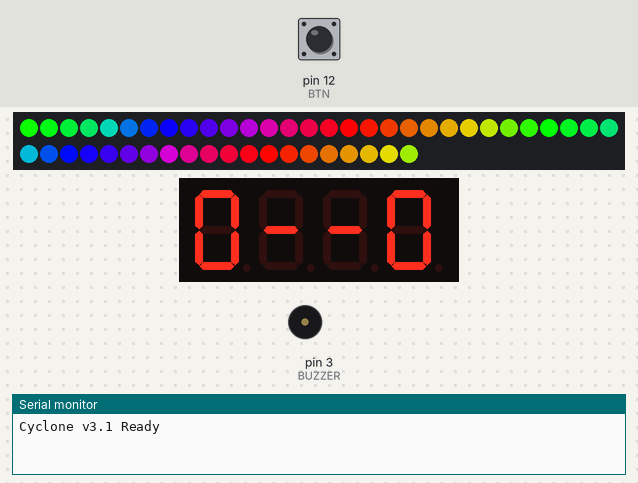
Simulated run of this sketch. Board: Arduino Uno, built with avr-gcc and run on an emulated ATmega328P. Parts: 50 RGB LEDs in strip order, left to right, continuing on the next row, 4-digit seven-segment display, buzzer (waves = sounding), the last lines printed to the serial monitor. The inputs (shaded band) are chosen by the test bench; at power-on: pin 12 (BTN) HIGH. Random numbers use the default seed unless the sketch sets one.

Above: at 1.2 s.
1.3 s: pin 12 (BTN) pulled LOW for 0.15 s
At 1.43 s:
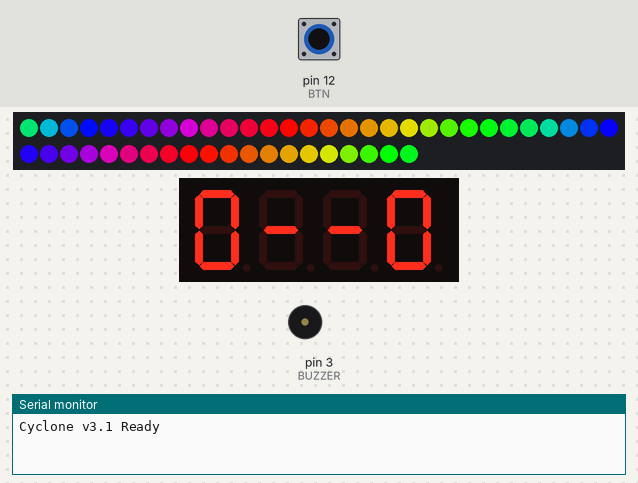
2.0 s: pin 12 (BTN) pulled LOW for 1 s
At 3.8 s:
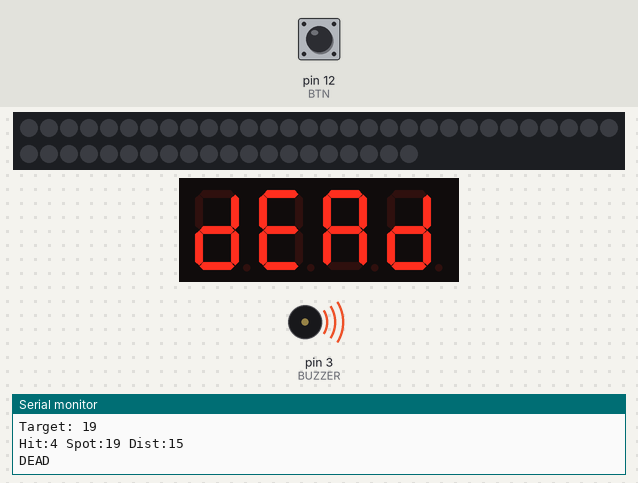
4.5 s: pin 12 (BTN) pulled LOW for 3.2 s
At 7.28 s:
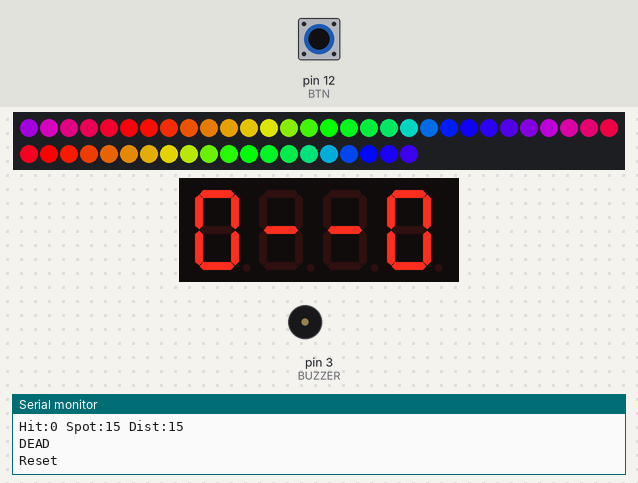
Timing chart, 0 to 11.0 s (numbered marks = the images above; inputs shaded):
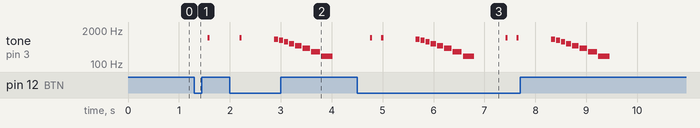

The sketch:

Cyclone_Game_v2.2.ino
```cpp
#include <FastLED.h>
#include <TM1637Display.h>

// ================= CONFIG =================
#define NUM_LEDS 50
#define DATA_PIN 13
#define BTN 12
#define BUZZER 3

#define CLK 9
#define DIO 10

#define IDLE_TIMEOUT 120000

// ================= OBJECTS =================
CRGB leds[NUM_LEDS];
TM1637Display display(CLK, DIO);

// ================= GAME =================
byte gameState = 0;
byte Position = 0;
byte level = 1;

unsigned long lastInputTime = 0;
unsigned long gameTimer = 0;

bool newTarget = true;
int spot = 0;

int score = 0;
int combo = 0;

// ================= SOUND =================
void beep(int f, int d) {
  tone(BUZZER, f, d);
  delay(d);
  noTone(BUZZER);
}

// short sounds
void sPress() { beep(1000, 40); }
void sNear()  { beep(600, 80); }
void sHit()   { beep(1200, 60); beep(1500, 60); }
void sBull()  { beep(2000, 80); beep(2500, 100); }

// 🎵 Mario-style death sound (smooth descending)
void sDead() {
  int notes[] = {900, 800, 700, 600, 500, 400, 300, 200};
  int duration[] = {80, 80, 80, 100, 120, 150, 180, 220};

  for (int i = 0; i < 8; i++) {
    tone(BUZZER, notes[i], duration[i]);
    delay(duration[i] + 20);
  }
  noTone(BUZZER);
}

// ================= SETUP =================
void setup() {
  FastLED.addLeds<WS2812B, DATA_PIN, GRB>(leds, NUM_LEDS);

  pinMode(BTN, INPUT_PULLUP);
  pinMode(BUZZER, OUTPUT);

  display.setBrightness(5);

  Serial.begin(9600);
  Serial.println("Cyclone v3.1 Ready");
}

// ================= LOOP =================
void loop() {

  if (millis() - lastInputTime > IDLE_TIMEOUT && gameState != 0) {
    resetGame();
  }

  if (gameState == 0) idleMode();
  else playMode();
}

// ================= IDLE =================
void idleMode() {
  fill_rainbow(leds, NUM_LEDS, millis() / 10, 10);
  FastLED.show();

  showIdleDisplay();

  if (digitalRead(BTN) == LOW) {
    delay(250);
    sPress();
    startGame();
  }
}

// ================= START =================
void startGame() {
  clearLEDs();

  score = 0;
  combo = 0;
  level = 1;
  Position = 0;

  newTarget = true;
  gameState = 1;
  lastInputTime = millis();

  Serial.println("Game Start");
}

// ================= PLAY =================
void playMode() {

  int speed = max(15, 80 - level * 5);
  int targetSize = max(1, 4 - level / 3);

  if (millis() - gameTimer > speed) {
    gameTimer = millis();

    if (newTarget) {
      spot = random(2, NUM_LEDS - 2);
      newTarget = false;

      Serial.print("Target: ");
      Serial.println(spot);
    }

    drawTarget(targetSize);
    moveRunner();
    FastLED.show();
  }

  if (digitalRead(BTN) == LOW) {
    delay(180);
    lastInputTime = millis();
    handleHit(targetSize);
  }

  display.showNumberDec(score);
}

// ================= HIT =================
void handleHit(int targetSize) {

  sPress();

  int hitPos = Position - 1;
  if (hitPos < 0) hitPos = NUM_LEDS - 1;

  int dist = abs(hitPos - spot);
  dist = min(dist, NUM_LEDS - dist);

  Serial.print("Hit:");
  Serial.print(hitPos);
  Serial.print(" Spot:");
  Serial.print(spot);
  Serial.print(" Dist:");
  Serial.println(dist);

  if (dist == 0) {
    sBull();
    score += 20;
    combo += 2;
    win();
  }
  else if (dist <= targetSize) {
    sHit();
    score += 10 + combo * 2;
    combo++;
    win();
  }
  else if (dist == targetSize + 1) {
    sNear();
    lose();
  }
  else {
    lose();
  }
}

// ================= WIN =================
void win() {
  level++;
  flash(CRGB::Green);
  newTarget = true;
}

// ================= LOSE =================
void lose() {
  Serial.println("DEAD");

  showDead();          // display first
  flash(CRGB::Red);    // visual

  sDead();             // 🎵 full sound (not cut)

  delay(300);          // small pause (natural feel)

  resetGame();
}

// ================= DISPLAY =================
void showIdleDisplay() {
  uint8_t data[] = {
    display.encodeDigit(0),
    0x40,
    0x40,
    display.encodeDigit(0)
  };
  display.setSegments(data);
}

void showDead() {
  uint8_t data[] = {
    display.encodeDigit(13),
    display.encodeDigit(14),
    display.encodeDigit(10),
    display.encodeDigit(13)
  };
  display.setSegments(data);
}

// ================= LED =================
void drawTarget(int size) {
  clearLEDs();

  for (int i = -size; i <= size; i++) {
    int idx = spot + i;

    if (idx < 0) idx += NUM_LEDS;
    if (idx >= NUM_LEDS) idx -= NUM_LEDS;

    leds[idx] = (i == 0) ? CRGB::Green : CRGB::Orange;
  }
}

void moveRunner() {
  leds[Position] = CRGB::Red;
  Position = (Position + 1) % NUM_LEDS;
}

void flash(CRGB c) {
  for (int i = 0; i < 2; i++) {
    fill_solid(leds, NUM_LEDS, c);
    FastLED.show();
    delay(150);
    clearLEDs();
    FastLED.show();
    delay(150);
  }
}

void clearLEDs() {
  fill_solid(leds, NUM_LEDS, CRGB::Black);
}

// ================= RESET =================
void resetGame() {
  gameState = 0;
  score = 0;
  combo = 0;
  level = 1;

  Serial.println("Reset");
}
```

Measured:
- after the input at 1.3 s, tone on pin 3 (BUZZER): silent → 1000 Hz after 0.26 s, → silent 0.04 s later
- after the input at 2.0 s, tone on pin 3 (BUZZER): plays 1000 Hz for 0.04 s, 900 Hz for 0.08 s, 800 Hz for 0.08 s, 700 Hz for 0.08 s, 600 Hz for 0.10 s, 500 Hz for 0.12 s … (9 notes in this stretch), starting after 0.20 s
- after the input at 4.5 s, tone on pin 3 (BUZZER): plays 1000 Hz for 0.04 s, 1000 Hz for 0.04 s, 900 Hz for 0.08 s, 800 Hz for 0.08 s, 700 Hz for 0.08 s, 600 Hz for 0.10 s … (20 notes in this stretch), starting after 0.26 s
